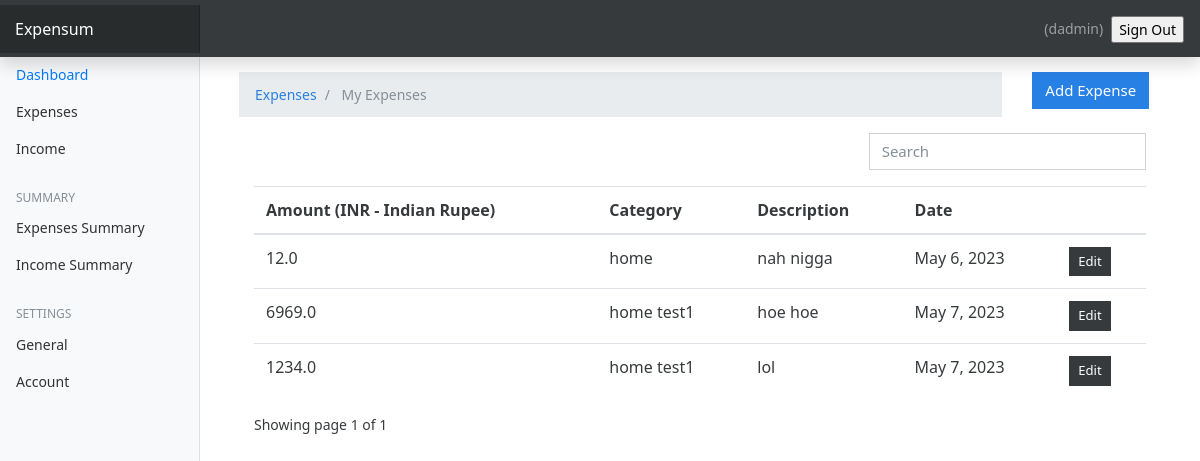
The app's page / (signed in) with its own data.
### userpreferences/models.py (models this page shows, shortened)
class UserPreference(models.Model):
    user = models.OneToOneField(to=User, on_delete=models.CASCADE)
    currency = models.CharField(max_length=255, blank=True, null=True)

### expenses/models.py (models this page shows, shortened)
class Expense(models.Model):
    amount = models.FloatField()
    date = models.DateField(default=now)
    description = models.TextField()
    owner = models.ForeignKey(to=User, on_delete=models.CASCADE)
    category = models.CharField(max_length=266)
    class Meta:
        ordering: ['-date']

### expenses/views.py (the view)
# urls.py: path('', views.index, name="expenses"),
@login_required(login_url='/authentication/login')
def index(request):
    categories = Category.objects.all()
    expenses = Expense.objects.filter(owner=request.user)
    paginator = Paginator(expenses, 5)
    page_number = request.GET.get('page')
    page_obj = Paginator.get_page(paginator, page_number)
    currency = UserPreference.objects.get(user=request.user).currency
    context = {
        'expenses': expenses,
        'page_obj': page_obj,
        'currency': currency
    }
    return render(request, 'expenses/index.html', context)

### templates/expenses/index.html (shortened to what this page needs)
{% extends 'base.html' %}
{% load static %}
{% block content %}
<div class="container mt-4">
  <div class="row">
    <div class="col-md-10">
      <nav aria-label="breadcrumb">
        <ol class="breadcrumb">
          <li class="breadcrumb-item">
            <a href="">Expenses</a>
          </li>
          <li class="breadcrumb-item active" aria-current="page">
            My Expenses
          </li>
        </ol>
      </nav>
    </div>
    <div class="col-md-2">
      <a href="{% url 'add-expenses'%}" class="btn btn-primary">Add Expense</a>
    </div>
  </div>
  <div class="container">
    {% include 'partials/_messages.html' %} {% if expenses.count %}
    <div class="row">
      <div class="col-md-8"></div>
      <div class="col-md-4">
        <div class="form-group">
          <input type="text" class="form-control" id="searchField" placeholder="Search">
        </div>
      </div>
    </div>
<div class="app-table">
  <table class="table table-stripped table-hover">
    <thead>
      <tr>
        <th>Amount ({{currency}})</th>
        <th>Category</th>
        <th>Description</th>
        <th>Date</th>
        <th></th>
      </tr>
    </thead>
    <tbody>
      {% for expense in page_obj%}
      <tr>
        <td>{{expense.amount}}</td>
        <td>{{expense.category}}</td>
        <td>{{expense.description}}</td>
        <td>{{expense.date}}</td>
        <td>
          <a
            href="{% url 'expense-edit' expense.id  %}"
            class="btn btn-secondary btn-sm"
            >Edit</a
          >
        </td>
      </tr>
      {% endfor %}
    </tbody>
  </table>
</div>
    <div class="pagination-container">
    <div class="">
      Showing page {{page_obj.number}} of {{ page_obj.paginator.num_pages }}
    </div>
    {% endif %}
  </div>
</div>
</div>
{% endblock content %}

### templates/base.html (shortened to what this page needs)
{% load static %}
<html lang="en">
  <head>
    <link href="{% static 'css/bootstrap.min.css'%}" rel="stylesheet" />
    <link href="{% static 'css/main.css'%}" rel="stylesheet" />
    <link href="{% static 'css/dashboard.css'%}" rel="stylesheet" />
  </head>
  <body>
    <nav class="navbar navbar-dark fixed-top bg-dark flex-md-nowrap p-0 shadow">
      <a class="navbar-brand col-sm-3 col-md-2 mr-0" href="#">Expensum</a>
      <ul
        class="navbar-nav px-3"
        style="display: flex; flex-direction: row; align-items: center;"
      >
        <li class="nav-item text-nowrap">
          <span class="nav-link" href="">
            ({{request.user.username}})
          </span>
        </li>
        <li class="nav-item text-nowrap mt-3 ml-2">
          <form action="{% url  'logout' %}" method="POST">
            <input
              class="text text-capitalize"
              type="submit"
              value="Sign out"
            />
          </form>
        </li>
      </ul>
    </nav>
    <div class="container-fluid">
      <div class="row">
        {% include 'partials/_sidebar.html' %}
        <main role="main" class="col-md-9 ml-sm-auto col-lg-10 px-4">
          {% block content %} {% endblock %}
        </main>
      </div>
    </div>
  </body>
</html>

### templates/partials/_sidebar.html (shortened to what this page needs)
{% load static %}
<nav class="col-md-2 d-none d-md-block bg-light sidebar">
  <div class="sidebar-sticky">
    <ul class="nav flex-column">
      <li class="nav-item">
        <a class="nav-link active" href="#">
          Dashboard <span class="sr-only">(current)</span>
        </a>
      </li>
      <li class="nav-item">
        <a class="nav-link" href="{% url 'expenses' %}">
          Expenses
        </a>
      </li>
      <li class="nav-item">
        <a class="nav-link" href="{% url 'income' %}">
          Income
        </a>
      </li>
    </ul>
    <h6
      class="sidebar-heading d-flex justify-content-between align-items-center px-3 mt-4 mb-1 text-muted"
    >
      <span>Summary</span>
    </h6>
    <ul class="nav flex-column mb-2">
      <li class="nav-item">
        <a class="nav-link" href="{% url 'stats'%}">
          Expenses Summary
        </a>
      </li>
      <li class="nav-item">
        <a class="nav-link" href="#">
          Income Summary
        </a>
      </li>
    </ul>
    <h6
      class="sidebar-heading d-flex justify-content-between align-items-center px-3 mt-4 mb-1 text-muted"
    >
      <span>Settings</span>
    </h6>
    <ul class="nav flex-column mb-2">
      <li class="nav-item">
        <a class="nav-link" href="{% url 'preferences' %}">
          General
        </a>
      </li>
      <li class="nav-item">
        <a class="nav-link" href="#">
          Account
        </a>
      </li>
    </ul>
  </div>
</nav>

### expenseswebsite/static/css/dashboard.css (style rules this page uses)
body { font-size: 0.875rem; }
.sidebar { position: fixed; top: 0; bottom: 0; left: 0; z-index: 100; padding: 48px 0 0; box-shadow: inset -1px 0 0 rgba(0, 0, 0, 0.1); }
.sidebar-sticky { position: relative; top: 0; height: calc(100vh - 48px); padding-top: 0.5rem; overflow-x: hidden; overflow-y: auto; }
.sidebar .nav-link { font-weight: 500; color: #333; }
.sidebar .nav-link.active { color: #007bff; }
.sidebar-heading { font-size: 0.75rem; text-transform: uppercase; }
[role="main"] { padding-top: 133px; }
@media (min-width: 768px) { [role="main"] { padding-top: 48px; } }
.navbar-brand { padding-top: 0.75rem; padding-bottom: 0.75rem; font-size: 1rem; background-color: rgba(0, 0, 0, 0.25); box-shadow: inset -1px 0 0 rgba(0, 0, 0, 0.25); }

### records on screen
UserPreference: currency "INR - Indian Rupee"
Expense: amount "12.0", category "home", description "nah nigga", date "May 6, 2023"
Expense: amount "6969.0", category "home test1", description "hoe hoe", date "May 7, 2023"
Expense: amount "1234.0", category "home test1", description "lol", date "May 7, 2023"

### other values on screen
{{ request.user.username }} "dadmin"
{{ page_obj.number }} "1"
{{ page_obj.paginator.num_pages }} "1"
